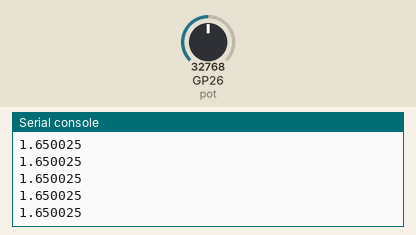
Simulated run of this program. Board: Raspberry Pi Pico running MicroPython. Parts: the last lines printed to the serial console. The test bench sets the inputs (shaded band); at power-on: GP26 (pot) = 32768 (analog values on the 0–65535 scale).

Above: at 1.2 s.
1.3 s: GP26 (pot) set to 45874
At 1.31 s:
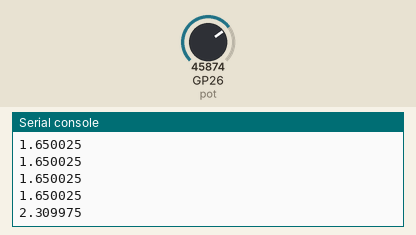
2.8 s: GP26 (pot) set to 57670
At 2.81 s:
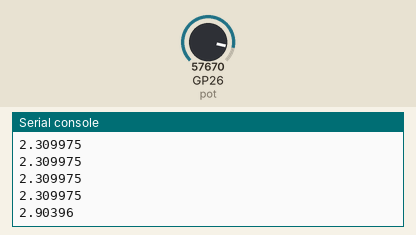
Timing chart, 0 to 5.8 s (numbered marks = the images above; inputs shaded):
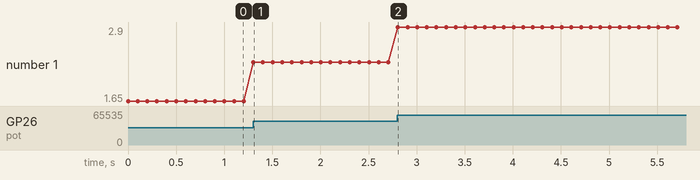

Measured:
- after the input at 1.3 s, the serial console: prints a new line at once (image 1)
- after the input at 2.8 s, the serial console: prints a new line at once (image 2)
- plotted number 1: 1.65 → 2.31 after the input at 1.3 s, 2.31 → 2.9 after the input at 2.8 s

The program:

workshop3.py
```python
#Code Example:
#Analog input
from machine import Pin, ADC
import time

pot = ADC(Pin(26))
conversion_factor = 3.3 / 65535

while True:
    #pot_voltage = pot.read_u16()
    pot_voltage = pot.read_u16()*conversion_factor
    print(pot_voltage)
    time.sleep(0.1)
```
